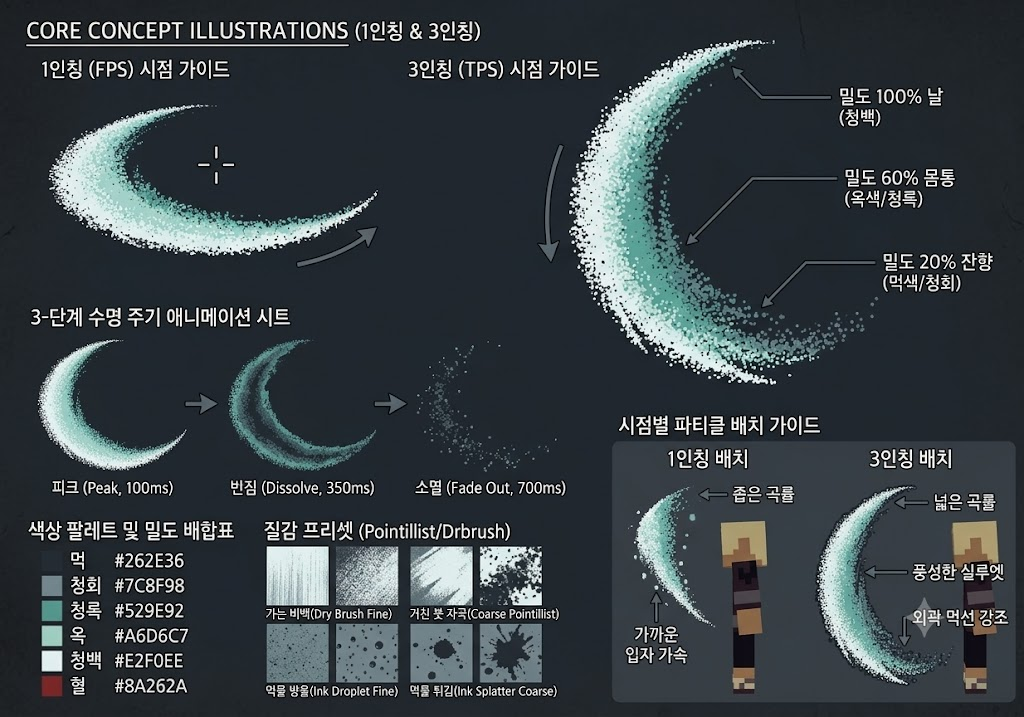
#> input picture docs/assets/2db88914-39b2-4e7d-a322-1c6ac80ca6de.jpg, 1024 x 717 px
$ python sheet_to_template.py
#> lines starting #> are read from the running program, lines starting #| are printed output that depends on the picture; after the words box and inside, x2 and y2 are one past the last pixel; in counts of white or black regions, pixels touching at a corner belong together
#!/usr/bin/env python3
"""컨셉 시트 → 검기 점 템플릿 변환기.

★ 왜: 파라미터(호·폭·테이퍼)로 시트를 근사하는 길은 세 번 다듬어도 "다르다"가 나왔다
  (2026-07-22 사용자: "시트처럼 완벽히 그대로 될때까지"). 그래서 근사를 버리고
  **그림 자체를 점으로 옮긴다** — 시트의 초승달 픽셀을 팔레트로 분류해 정규화 좌표
  템플릿(JSON)으로 굽고, 게임은 그 점들을 베기면에 그대로 놓는다.

사용:
  python3 tools/sheet_to_template.py            # 추출 + 분류 검증 이미지 + JSON
출력:
  scratch/sheet2game/tps_classified.png         # 분류 검증(눈으로 확인용)
  config/kigi_template_tps.json                 # 3인칭 템플릿 (정본)
  run/mvt-test/plugins/HoncheonMVT/config/kigi_template_tps.json (사본)

JSON 형식: {"name":..., "points":[[x,y,"잉크",크기],...]}
  x,y ∈ [-1,1] — 초승달 bbox 정규화 (y는 아래가 +, 화면 좌표 그대로)
  스윕 공개 순서는 게임 쪽이 y(위→아래)로 정렬해 정한다 — 시트의 베기 방향 화살표가 위→아래다.
"""
import json
import sys
from pathlib import Path

import numpy as np
from PIL import Image

ROOT = Path(__file__).resolve().parent.parent
SHEET = ROOT / "docs" / "assets" / "2db88914-39b2-4e7d-a322-1c6ac80ca6de.jpg"

# 등록부 잉크 (docs/design/vfx_primitives.md 와 같은 값)
PALETTE = {
    "먹": (38, 46, 54),
    "청회": (124, 143, 152),
    "청록": (82, 158, 146),
    "옥": (166, 214, 199),
    "청백": (226, 240, 238),
}
# 잉크별 게임 점 크기 — 날은 잘고 밝게, 잔향은 굵고 성기게 (시트 질감)
SIZES = {"청백": 0.28, "옥": 0.30, "청록": 0.32, "청회": 0.33, "먹": 0.35}   # r8: 0.22 는 하늘에 씻겼다 — 수는 count 로 벌고 크기는 가독 하한

# 시트 안 영역 (원본 1024×717 좌표) + 크롭 내부의 글자·조준선 제외 사각형(크롭 좌표)
REGIONS = {
    "tps": (555, 50, 875, 400),   # 3인칭 시점 가이드 (큰 초승달)
    "fps": (30, 75, 440, 240),    # 1인칭 시점 가이드
    "peak": (20, 325, 210, 510),  # 수명 시트 · 피크 (무주석 대조용)
}
EXCLUDE = {
    "tps": [(0, 0, 50, 40), (265, 0, 320, 350)],      # 좌상 「가이드」 · 우측 주석 열
    "fps": [(0, 0, 410, 10), (168, 62, 212, 110), (380, 0, 410, 20)],  # 제목 줄 · 조준선 · 우상 글자
    "peak": [(0, 0, 190, 10), (0, 145, 190, 185)],    # 제목 조각 · 하단 캡션
}


def classify(crop: np.ndarray):
    """픽셀 → 팔레트 분류. 배경은 국소 배경색과의 거리로 뺀다.

    ★ 먹(38,46,54)과 배경(~52,58,62)은 14px 거리라 아슬아슬하다 — 전역 임계가 아니라
      배경 표본 클러스터와 팔레트 최근접을 **경쟁**시켜 가른다.
    """
    h, w, _ = crop.shape
    flat = crop.reshape(-1, 3).astype(int)
    # 배경 표본: 네 모서리 24×24
    corners = np.concatenate([
        crop[:24, :24].reshape(-1, 3), crop[:24, -24:].reshape(-1, 3),
        crop[-24:, :24].reshape(-1, 3), crop[-24:, -24:].reshape(-1, 3)])
    bg = corners.mean(0)
    names = list(PALETTE)
    cols = np.array([PALETTE[n] for n in names])
    d_pal = np.linalg.norm(flat[:, None, :] - cols[None, :, :], axis=2)  # (N,5)
    d_bg = np.linalg.norm(flat - bg, axis=1)                             # (N,)
    best = d_pal.argmin(1)
    # 배경이 팔레트보다 가깝거나, 어느 쪽에도 멀면 배경 취급
    is_fg = (d_pal.min(1) < d_bg) & (d_pal.min(1) < 60)
    lab = np.where(is_fg, best, -1).reshape(h, w)
    return lab, names


def drop_big_grey(lab: np.ndarray, names, max_px=70):
    """화살표·글자 제거 — 청회/먹 분류의 **큰** 연결 성분만 지운다.

    ★ 왜 크기인가: 주석 화살표(선+촉)와 글자는 수백 px 성분, 알갱이는 ~30px 이하다.
      청백·옥·청록의 큰 성분(날 띠)은 초승달 본체라 건드리면 안 된다.
    (scipy 없이 — 저장소 도구는 표준 라이브러리+numpy/PIL 만 쓴다)
    """
    h, w = lab.shape
    for cls in ("청회", "먹"):
        k = names.index(cls)
        mask = lab == k
        seen = np.zeros_like(mask)
        for sy, sx in zip(*np.nonzero(mask)):
            if seen[sy, sx]:
                continue
            stack, comp = [(sy, sx)], []
            seen[sy, sx] = True
            while stack:
                y, x = stack.pop()
                comp.append((y, x))
                for ny, nx in ((y-1,x),(y+1,x),(y,x-1),(y,x+1)):
                    if 0 <= ny < h and 0 <= nx < w and mask[ny, nx] and not seen[ny, nx]:
                        seen[ny, nx] = True
                        stack.append((ny, nx))
            if len(comp) > max_px:
                for y, x in comp:
                    lab[y, x] = -1
    return lab


def drop_orphan_dark(lab: np.ndarray, names, reach=6):
    """화살표 잔재 제거 2차 — **밝은 몸체에서 떨어진** 먹/청회 점을 지운다.

    ★ 왜: 큰 성분 제거 후에도 화살표 선의 점선 조각(≤70px)이 빈 공간에 남는다.
      진짜 잔향 먹점은 시트에서 항상 몸체(청백/옥/청록) 근방에 흩어져 있다 —
      reach px 안에 밝은 픽셀이 하나도 없는 어두운 점은 주석 잔재다.
    """
    bright = np.isin(lab, [names.index(n) for n in ("청백", "옥", "청록")])
    near = bright.copy()
    for dy in range(-reach, reach + 1):        # Chebyshev 팽창 (scipy 없이)
        for dx in range(-reach, reach + 1):
            if dy or dx:
                near |= np.roll(np.roll(bright, dy, 0), dx, 1)
    for cls in ("청회", "먹"):
        k = names.index(cls)
        lab[(lab == k) & ~near] = -1
    return lab


def render_check(lab: np.ndarray, names, out: Path):
    h, w = lab.shape
    img = np.full((h, w, 3), (52, 58, 62), np.uint8)
    for i, n in enumerate(names):
        img[lab == i] = PALETTE[n]
    Image.fromarray(img).resize((w * 2, h * 2), Image.NEAREST).save(out)


def to_template(lab: np.ndarray, names, n_points: int, rng):
    """분류 픽셀 → n_points 개 템플릿. 밀도를 보존하려 픽셀에서 균일 표본을 뽑는다."""
    ys, xs = np.nonzero(lab >= 0)
    if len(xs) == 0:
        sys.exit("추출 실패 — 전경 픽셀이 없다")
    # ★ 청백 가중 1.6 (r5): 날 림의 연속성이 실루엣을 정의한다 — 균일 표본으로는 림이 끊겨 읽혔다
    w = np.ones(len(xs))
    w[lab[ys, xs] == names.index("청백")] = 1.15   # r6: 1.6 은 몸통을 깎았다
    idx = rng.choice(len(xs), size=min(n_points, len(xs)), replace=False, p=w / w.sum())
    # bbox 정규화 [-1,1]
    x0, x1, y0, y1 = xs.min(), xs.max(), ys.min(), ys.max()
    pts = []
    for i in idx:
        x = (xs[i] - x0) / (x1 - x0) * 2 - 1
        y = (ys[i] - y0) / (y1 - y0) * 2 - 1
        ink = names[lab[ys[i], xs[i]]]
        pts.append([round(float(x), 4), round(float(y), 4), ink, SIZES[ink]])
    ratio = (y1 - y0) / (x1 - x0)
    return pts, ratio


def main():
    a = np.asarray(Image.open(SHEET).convert("RGB")).astype(int)
    rng = np.random.default_rng(42)   # 재현 가능해야 "같은 시트 → 같은 템플릿"
    outdir = ROOT / "scratch/sheet2game"
    outdir.mkdir(parents=True, exist_ok=True)
    for name, (x0, y0, x1, y1) in REGIONS.items():
        crop = a[y0:y1, x0:x1]
        lab, names = classify(crop)
        for ex0, ey0, ex1, ey1 in EXCLUDE.get(name, []):
            lab[ey0:ey1, ex0:ex1] = -1
        lab = drop_big_grey(lab, names)
        lab = drop_orphan_dark(lab, names)
        render_check(lab, names, outdir / f"{name}_classified.png")
        n = {"tps": 2600, "fps": 1000, "peak": 760}[name]  # r8: 시트 전경 2.7만px 에 다가서는 밀도 (점당 count2 와 짝)
        pts, ratio = to_template(lab, names, n, rng)
        counts = {}
        for p in pts:
            counts[p[2]] = counts.get(p[2], 0) + 1
        tpl = {"name": name, "aspect_h_over_w": round(float(ratio), 3), "points": pts}
        path = ROOT / f"config/kigi_template_{name}.json"
        path.write_text(json.dumps(tpl, ensure_ascii=False), encoding="utf-8")
        print(f"{name}: 전경 {int((lab >= 0).sum())}px → 점 {len(pts)} · 세로/가로 {ratio:.2f} · {counts}")
#> this loop made 3 passes
#> (bg in classify, ratio) on passes 1 to 3: ([41.35, 47, 53.15], 1.34), ([33.84, 39.51, 45.56], 0.411), ([32.1, 38.18, 44.44], 0.836)
#| tps: 전경 26625px → 점 2600 · 세로/가로 1.34 · {'청회': 379, '청백': 974, '청록': 626, '옥': 510, '먹': 111}
#| fps: 전경 13834px → 점 1000 · 세로/가로 0.41 · {'옥': 370, '청백': 352, '청록': 59, '청회': 127, '먹': 92}
#| peak: 전경 5997px → 점 760 · 세로/가로 0.84 · {'청백': 217, '옥': 285, '먹': 98, '청회': 117, '청록': 43}
#> pass 1, in main, `crop = a[y0:y1, x0:x1]`:
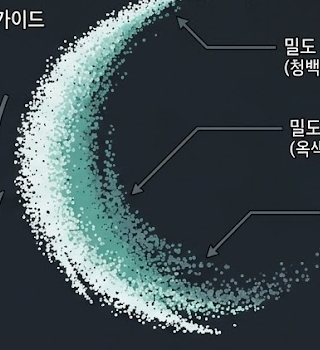
#> crop: shape (350, 320, 3) int64; mean R, G, B 62.7, 76.3, 80.8
#> pass 1, in classify, `lab = np.where(is_fg, best, -1).reshape(h, w)`:
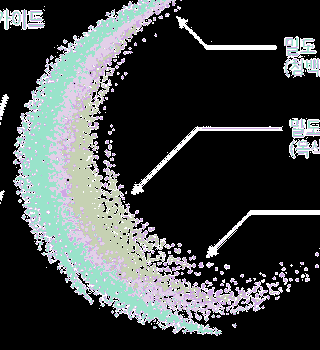
#> lab: shape (350, 320) int64; 6 distinct labels, from -1 to 4; one colour per label, 0 black, -1 white
#> pass 1, in main, `lab = drop_big_grey(lab, names)`:
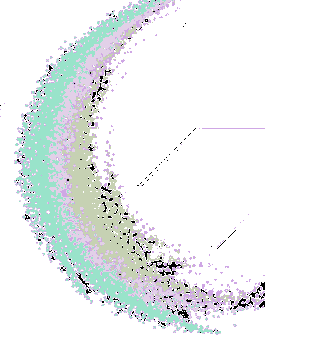
#> lab: shape (350, 320) int64; 6 distinct labels, from -1 to 4; one colour per label, 0 black, -1 white
#> pass 1, in drop_orphan_dark, `bright = np.isin(lab, [names.index(n) for n in ("청백", "옥", "청록")])`:
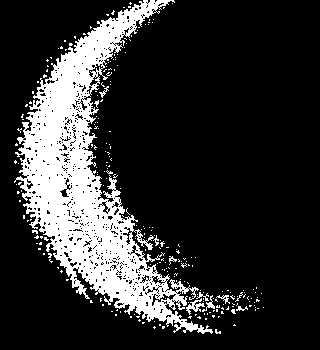
#> bright: shape (350, 320) bool; 18.9% white; 246 white regions (237 under 20 px), largest, box (x1, y1, x2, y2) and area: (14, 0, 213, 334) 19960, (186, 298, 205, 315) 121, (202, 295, 215, 312) 61
#> after the loop:
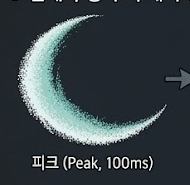
#> crop: shape (185, 190, 3) int64; mean R, G, B 56.2, 66.2, 71.3
#> after the loop:
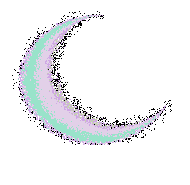
#> lab: shape (185, 190) int64; 6 distinct labels, from -1 to 4; one colour per label, 0 black, -1 white


if __name__ == "__main__":
    main()
